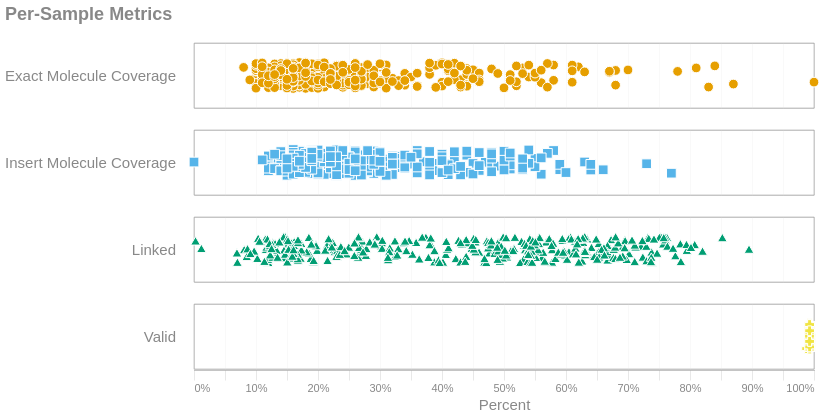

Notebook code for this chart:
### Markdown cell above
## Sample Information

The chart below is visual representation of some of the common linked-read  metrics that may help assess the success of sample/library preparation. For more details, see the table beneath the visualization and for even more granularity, you can inspect the report generated for each individual sample.

### Code cell
hover = alt.selection_point(
    fields=['Sample'],
    on='pointerover',  
    nearest=False,   
    empty=False
)

stroke_color = (
    alt.when(hover).then(alt.value("magenta"))
    .otherwise(alt.value("white"))
)

with SafeRender(aggregate_df):
    (
        alt.Chart(aggregate_df[['Sample', 'Valid', 'Linked', 'Insert Molecule Coverage', 'Exact Molecule Coverage']])
        .transform_fold(['Valid', 'Linked', 'Insert Molecule Coverage', 'Exact Molecule Coverage'])
        .transform_calculate(jitter="(random() - 0.5) * 0.4")
        .mark_point(strokeWidth = 1)
        .encode(
            x=alt.X('value:Q', title='Percent').scale(domain=[0, 1]).axis(format="%"),
            y=alt.Y('jitter:Q', title=None, axis = None).scale(domain=[-0.5, 0.5]),
            color=alt.Color('key:N', legend = None),
            shape='key:N',
            stroke=stroke_color,
            tooltip=[
                'Sample:N',
                alt.Tooltip('key:N', title="Metric"),
                alt.Tooltip('value:Q', title="", format='.2%')
            ]
        )
        .add_params(hover)
        .properties(width=620, height=65)
        .facet(
            row=alt.Row('key:N', title=None, header=alt.Header(labelOrient='left', labelAngle = 0, labelAlign='left'))
        )
        .resolve_scale(y='independent')
        .properties(
            title=alt.Title('Per-Sample Metrics'),
            usermeta={'embedOptions': {'downloadFileName': 'alignments.per.sample'}}
        )
        .configure_legend(orient="top")
        .configure_view(stroke="#888888", strokeWidth=0.7)
    ).display()

### Figure 1 — Vega-Lite specification as saved in the notebook (floating-point values rounded to 4 significant figures; data arrays with more than 128 entries replaced by an {"elided": "..."} marker saying what was removed)
{"width": "container", "height": 400, "config": {"title": {"anchor": "start", "dy": -15, "fontSize": 18, "color": "#888888", "subtitleColor": "#888888", "subtitleFontSize": 14}, "arc": {"fill": "#0072B2"}, "axis": {"domainColor": "#888888", "domainWidth": 0.5, "gridWidth": 0.2, "grid": false, "titleFontWeight": 400, "titleFontSize": 15, "labelFontSize": 11, "labelColor": "#888888", "tickColor": "#888888", "tickWidth": 0.2, "titleColor": "#888888"}, "axisBand": {"grid": false}, "axisX": {"grid": true, "tickSize": 10, "domainCap": "round"}, "axisY": {"domain": false, "grid": true, "tickSize": 0, "domainCap": "round"}, "background": "transparent", "header": {"labelFontSize": 15, "labelColor": "#888888", "titleFontSize": 15, "titleFontWeight": 600, "titleColor": "#888888"}, "legend": {"labelFont": "sans-serif", "labelFontSize": 12, "labelColor": "#888888", "symbolSize": 100, "symbolType": "circle", "titleFontSize": 12, "titlePadding": 10, "titleColor": "#888888", "title": null, "orient": "top"}, "range": {"category": ["#E69F00", "#56B4E9", "#009E73", "#F0E442", "#0072B2", "#D55E00", "#CC79A7", "#000000"], "diverging": ["#cfe8f3", "#a2d4ec", "#73bfe2", "#46abdb", "#1696d2", "#12719e"]}, "area": {"fill": "#0072B2", "fillOpacity": 0.7, "line": true, "strokeOpacity": 0.7}, "line": {"color": "#0072B2", "stroke": "#0072B2", "strokeWidth": 2}, "trail": {"color": "#0072B2", "stroke": "#0072B2", "strokeWidth": 0, "size": 1}, "point": {"filled": true, "fillOpacity": 1.0, "size": 95}, "text": {"color": "#888888", "fontSize": 11, "align": "right", "fontWeight": 400, "size": 11}, "bar": {"fill": "#0072B2", "stroke": null}, "view": {"stroke": "#888888", "continuousWidth": 660, "continuousHeight": 400, "strokeWidth": 0.7}}, "data": {"name": "data-4e8f1db493d8e3b2f3e638fc9090e69c"}, "facet": {"row": {"field": "key", "header": {"labelAlign": "left", "labelAngle": 0, "labelOrient": "left"}, "title": null, "type": "nominal"}}, "spec": {"mark": {"type": "point", "strokeWidth": 1}, "encoding": {"color": {"field": "key", "legend": null, "type": "nominal"}, "shape": {"field": "key", "type": "nominal"}, "stroke": {"condition": [{"param": "param_c76acd101b57d8b0", "value": "magenta", "empty": false}], "value": "white"}, "tooltip": [{"field": "Sample", "type": "nominal"}, {"field": "key", "title": "Metric", "type": "nominal"}, {"field": "value", "format": ".2%", "title": "", "type": "quantitative"}], "x": {"axis": {"format": "%"}, "field": "value", "scale": {"domain": [0, 1]}, "title": "Percent", "type": "quantitative"}, "y": {"axis": null, "field": "jitter", "scale": {"domain": [-0.5, 0.5]}, "title": null, "type": "quantitative"}}, "height": 65, "name": "view_86324de18954497a_0", "transform": [{"fold": ["Valid", "Linked", "Insert Molecule Coverage", "Exact Molecule Coverage"]}, {"calculate": "(random() - 0.5) * 0.4", "as": "jitter"}], "width": 620}, "params": [{"name": "param_c76acd101b57d8b0", "select": {"type": "point", "fields": ["Sample"], "nearest": false, "on": "pointerover"}, "views": ["view_86324de18954497a_0"]}], "resolve": {"scale": {"y": "independent"}}, "title": {"text": "Per-Sample Metrics"}, "usermeta": {"embedOptions": {"downloadFileName": "alignments.per.sample"}}, "$schema": "https://vega.github.io/schema/vega-lite/v6.1.0.json", "datasets": {"data-4e8f1db493d8e3b2f3e638fc9090e69c": {"elided": "351 records"}}}
